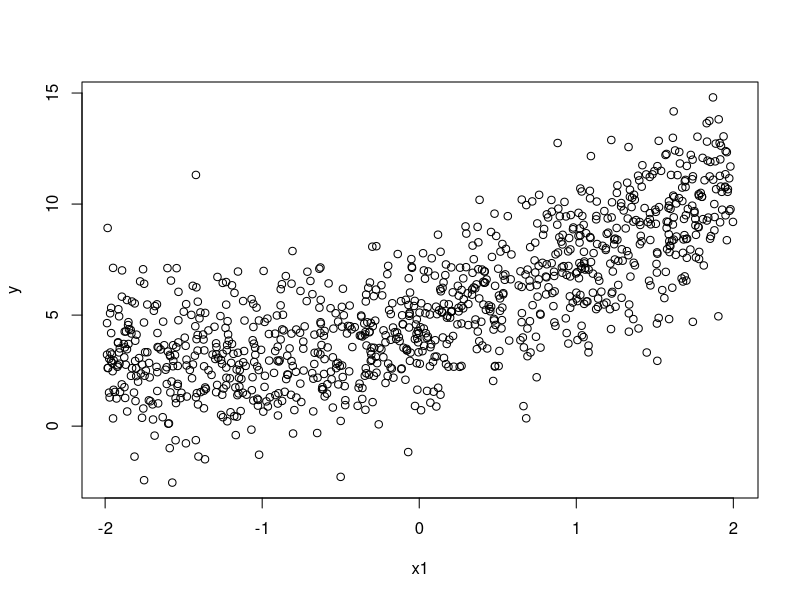

R code for this plot: (Note: this script raises an error after producing the figure.)

  x1 = runif(1000,-2,2)
  x2 = runif(1000,4,15)
  mu = 4.5 + 2.3*x1 + 0.7*x1^2 - 0.09*x1^3
  y = rnorm(1000,mu,2)

plot(x1,y)
testgam <- gam(y~s(x1),data=data.frame(y=y,x1=x1))
pred <- predict.gam(testgam,newdata = data.frame(x1=seq(-2,2,0.01)))
lines(seq(-2,2,0.01),pred,col="red",lwd=3)

# coefficients
beta <- testgam$coefficients
# linear predictor
Xp <- predict.gam(testgam,type = "lpmatrix")

plot(x1,Xp%*%beta)

## can I "re-fit" this spline by ML using the design matrix?
LogLik=function(pars,response,U){
  pars1 = pars[1:ncol(U)]; pars2=pars[-(1:ncol(U))]
  mu = U%*%pars1;  
  val = dnorm(x = response, 
             mean=mu,
             sd = exp(pars2),
             log=T) 
  return(val); 
}
practice.out <- maxLik(logLik=LogLik,
                       start=rnorm((ncol(Xp)+1),0,1), 
                       response=y,
                       U=Xp,
                       method="BHHH",
                       control=list(iterlim=5000,printLevel=2),
                       finalHessian=FALSE)

plot(beta,practice.out$estimate[1:ncol(Xp)])
abline(0,1)

plot(x1,y,col="lightgray")
points(x1,Xp%*%practice.out$estimate[1:ncol(Xp)],pch=16,col="blue")
lines(seq(-2,2,0.01),pred,col="red",lwd=3)
